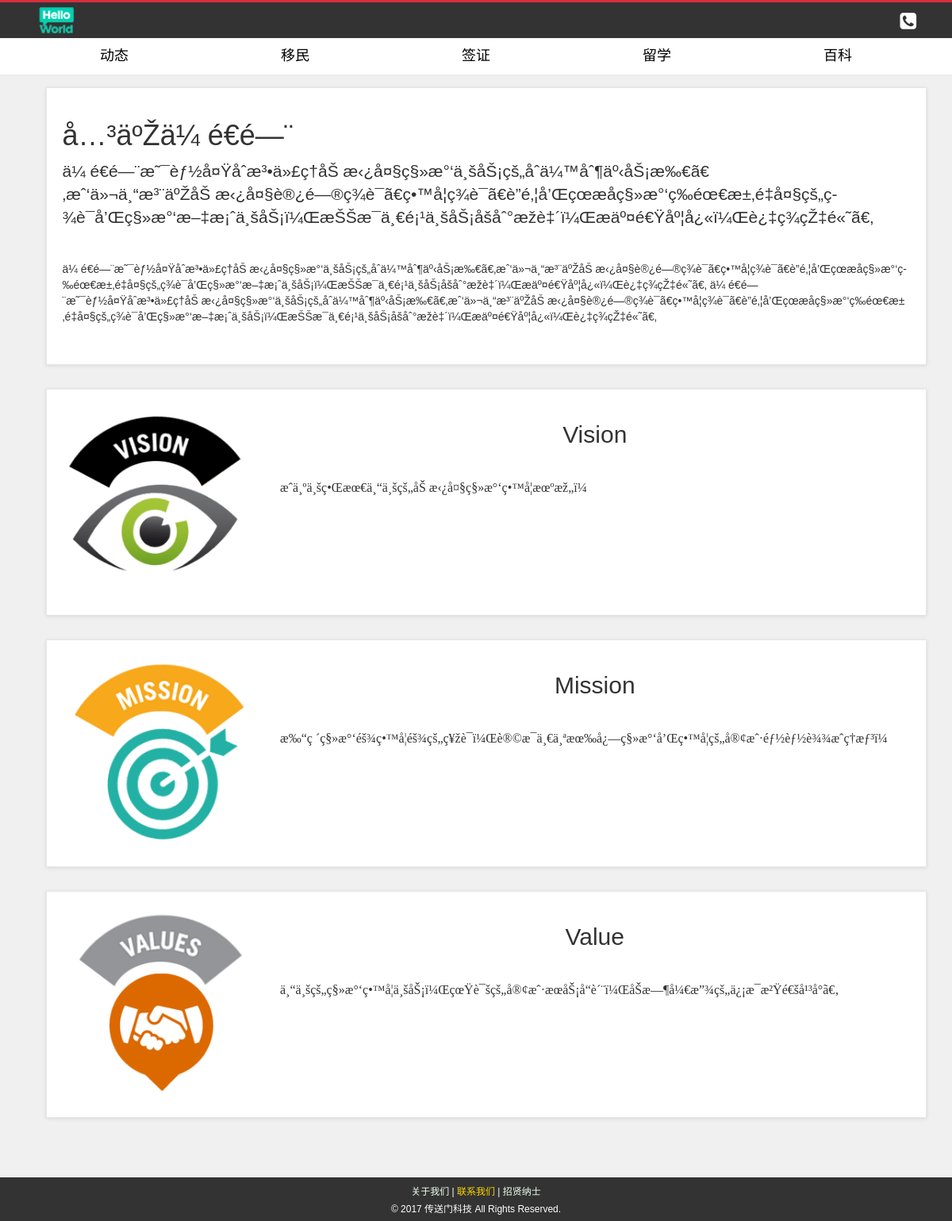
/services.php, run on the app's committed database.
### tables this page shows
CREATE TABLE `about_us` (
  `about_id` int(10) NOT NULL,
  `about_heading` text NOT NULL,
  `about_short_desc` text NOT NULL,
  `about_desc` text NOT NULL
);

CREATE TABLE `services` (
  `service_id` int(10) NOT NULL,
  `service_title` varchar(255) NOT NULL,
  `service_image` varchar(255) NOT NULL,
  `service_desc` text NOT NULL,
  `service_button` varchar(255) NOT NULL,
  `service_url` text NOT NULL
);

### services.php (the view, shortened to what this page needs)
<?php
include("includes/db.php");
?>
<!DOCTYPE html>
<html>
    <head>
        <link href="styles/bootstrap.min.css" rel="stylesheet">
        <link href="styles/style.css" rel="stylesheet">
        <link href="font-awesome/css/font-awesome.min.css" rel="stylesheet">
    </head>
    <body>
        <?php
        include("includes/header.php");
        ?>
        <div id="content" >
            <div class="container" >
                <div class="col-md-12" >
                    <div class="box" >
                        <?php
                        $get_about_us = "select * from about_us";
                        $run_about_us = mysqli_query($con,$get_about_us);
                        $row_about_us = mysqli_fetch_array($run_about_us);
                        $about_heading = $row_about_us['about_heading'];
                        $about_short_desc = $row_about_us['about_short_desc'];
                        $about_desc = $row_about_us['about_desc'];
                        ?>
                        <h1> <?php echo $about_heading; ?> </h1>
                        <p class="lead"> <?php echo $about_short_desc; ?> </p>
                        <p> <?php echo $about_desc; ?> </p>
                    </div>
                </div>
                <br>
                <div class="col-md-12" >
                        <?php
                        $get_services = "select * from services";
                        $run_services = mysqli_query($con,$get_services);
                        while($row_services = mysqli_fetch_array($run_services)){
                            $service_title = $row_services['service_title'];
                            $service_image = $row_services['service_image'];
                            $service_desc = $row_services['service_desc'];
                            ?>
                            <div class="col-md-12 box">
                                <div class="row">
                                    <div class="col-md-3">
                                        <img src="admin_area/services_images/<?php echo $service_image; ?>" class="img-responsive" align="bottom">
                                    </div>
                                    <div class="col-md-9">
                                        <h2 align="center"> <?php echo $service_title; ?> </h2>
                                        <p>
                                            <?php echo $service_desc; ?>
                                        </p>
                                    </div>
                                </div>
                            </div>
                        <?php } ?>
                </div>
            </div>
        </div>
        <?php
        include("includes/footer.php");
        ?>
    </body>
</html>

### styles/style.css (style rules this page uses)
html { position: relative; min-height: 100%; }
body { font-family: Microsoft Yahei, STXihei, Tahoma, Helvetica, Arial, sans-serif; font-size: 14px; line-height: 1.42857143; color: #333333; background-color: #f0f0f0; overflow-x: hidden; margin-bottom: 100px; }
.box { background: #fff; margin: 0 0 30px; border: solid 1px #e6e6e6; box-sizing: border-box; padding: 20px; box-shadow: 0 1px 5px rgba(0, 0, 0, 0.1); }
#content { padding-left: 25px; }

### data on the page
about_us: about_heading "å…³äºŽä¼ é€é—¨", about_short_desc "ä¼ é€é—¨æ˜¯èƒ½å¤Ÿåˆæ³•ä»£ç†åŠ æ‹¿å¤§ç§»æ°‘ä¸šåŠ¡çš„åˆä¼™åˆ¶äº‹åŠ¡æ‰€ã€‚æˆ‘ä»¬ä¸“æ³¨äºŽåŠ æ‹¿å¤§è®¿é—®ç­¾è¯ã€ç•™å­¦ç­¾è¯ã€è”é‚¦å’Œçœæåç§»æ°‘ç­‰éœ€æ±‚é‡å¤§çš„ç­¾è¯å’Œç§»æ°‘æ–‡æ¡ˆä¸šåŠ¡ï¼ŒæŠŠæ¯ä¸€é¡¹ä¸šåŠ¡åšåˆ°æžè‡´ï¼Œæäº¤é€Ÿåº¦å¿«ï¼Œè¿‡ç­¾çŽ‡é«˜ã€‚", about_desc "ä¼ é€é—¨æ˜¯èƒ½å¤Ÿåˆæ³•ä»£ç†åŠ æ‹¿å¤§ç§»æ°‘ä¸šåŠ¡çš„åˆä¼™åˆ¶äº‹åŠ¡æ‰€ã€‚æˆ‘ä»¬ä¸“æ³¨äºŽåŠ æ‹¿å¤§è®¿é—®ç­¾è¯ã€ç•™å­¦ç­¾è¯ã€è”é‚¦å’Œçœæåç§»æ°‘ç­‰éœ€æ±‚é‡å¤§çš„ç­¾è¯å’Œç§»æ°‘æ–‡æ¡ˆä¸šåŠ¡ï¼ŒæŠŠæ¯ä¸€é¡¹ä¸šåŠ¡åšåˆ°æžè‡´ï¼Œæäº¤é€Ÿåº¦å¿«ï¼Œè¿‡ç­¾çŽ‡é«˜ã€‚ ä¼ é€é—¨æ˜¯èƒ½å¤Ÿåˆæ³•ä»£ç†åŠ æ‹¿å¤§ç§»æ°‘ä¸šåŠ¡çš„åˆä¼™åˆ¶äº‹åŠ¡æ‰€ã€‚æˆ‘ä»¬ä¸“æ³¨äºŽåŠ æ‹¿å¤§è®¿é—®ç­¾è¯ã€ç•™å­¦ç­¾è¯ã€è”é‚¦å’Œçœæåç§»æ°‘ç­‰éœ€æ±‚é‡å¤§çš„ç­¾è¯å’Œç§»æ°‘æ–‡æ¡ˆä¸šåŠ¡ï¼ŒæŠŠæ¯ä¸€é¡¹ä¸šåŠ¡åšåˆ°æžè‡´ï¼Œæäº¤é€Ÿåº¦å¿«ï¼Œè¿‡ç­¾çŽ‡é«˜ã€‚"
services: service_image (picture), service_title "Vision", service_desc "æˆä¸ºä¸šç•Œæœ€ä¸“ä¸šçš„åŠ æ‹¿å¤§ç§»æ°‘ç•™å­¦æœºæž„ï¼"
services: service_image (picture), service_title "Mission", service_desc "æ‰“ç ´ç§»æ°‘éš¾ç•™å­¦éš¾çš„ç¥žè¯ï¼Œè®©æ¯ä¸€ä¸ªæœ‰å¿—ç§»æ°‘å’Œç•™å­¦çš„å®¢æˆ·éƒ½èƒ½è¾¾æˆç†æƒ³ï¼"
services: service_image (picture), service_title "Value", service_desc "ä¸“ä¸šçš„ç§»æ°‘ç•™å­¦ä¸šåŠ¡ï¼ŒçœŸè¯šçš„å®¢æˆ·æœåŠ¡å“è´¨ï¼ŒåŠæ—¶å¼€æ”¾çš„ä¿¡æ¯æ²Ÿé€šå¹³å°ã€‚"
